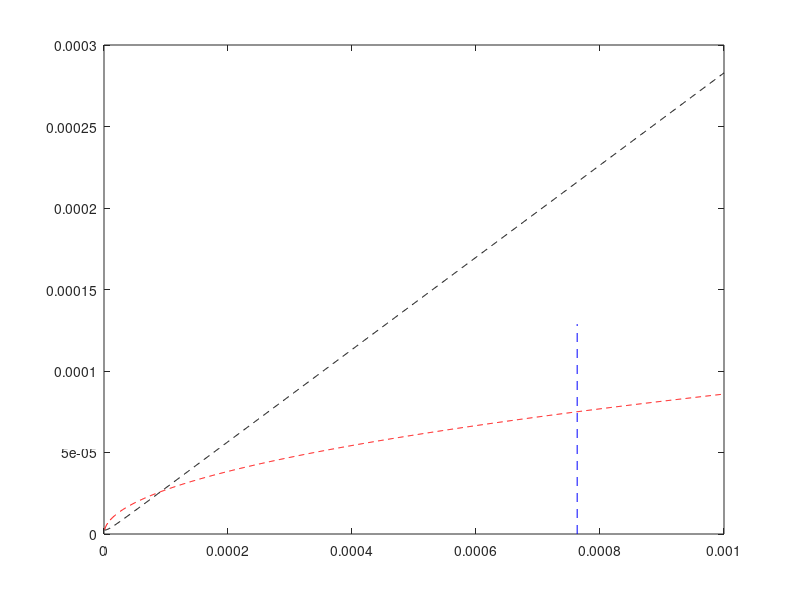

Write MATLAB code to recreate this figure.

clear; clc;

Voc = 300; Sutg = 400; Lp = 50e-6;
Vin = 200; w = 2*pi*38400;
Ip = 21.21; Isctg = 6;
Rs = 2.0;
n = 0;
coluna = 0; linha = 0;

% for coupling = 0.0025:2.5e-3:0.5
%     
%     coluna = 0;
%     linha = linha + 1;
%     k(linha) = coupling;
%     
%     for emiInd = 1e-6:1e-6:200e-6
%         
%         coluna = coluna + 1;
%         Lp(coluna) = emiInd;
%         Ls(linha,coluna) = Lp(coluna)*Voc^2/(k(linha)^2*Vin^2);
%     end
%     
%     
%     
% end
% 
% Lpalt = Lp*Voc^2/Vin^2;
% %k = k.^2;
% [K LP] = meshgrid(k,Lpalt);
% LS = LP*pinv(K.^2);
% colormap(jet);
% surf(K,LP,LS);

kMin = sqrt(Sutg/(w*Lp*(Ip/sqrt(2))^2));  %This is the minimum k that satisfies Sutg.
cV = Lp*Voc^2/(Vin^2*kMin^2);             %For Voc to be achieved, Ls must be greater or equal to cV;

for Ls = 1e-6:1e-6:1000e-6
   
    n = n + 1;
    ind(n) = Ls;
    M(n) = sqrt(Sutg*Ls/(w*(Ip/sqrt(2))^2));
    
    k(n) = M(n)/(sqrt(Lp*Ls));
    
    cS(n) = sqrt(Sutg*Ls/(w*(Ip/sqrt(2))^2));  %For Su_target to be achieved, M must be greater or equal to cS;
    cI(n) = abs(Isctg*(Rs + 1i*w*Ls)/(1i*w*Ip));    %For Isc_target to be achieved, M must be greater or equal to cI;
    
end

plot(ind,cS,'r--')
hold on
plot(ind,cI,'k--')

cVvecY = [0 1.5*max(M)]; cVvecX = [cV cV];
plot(cVvecX,cVvecY,'b--')





